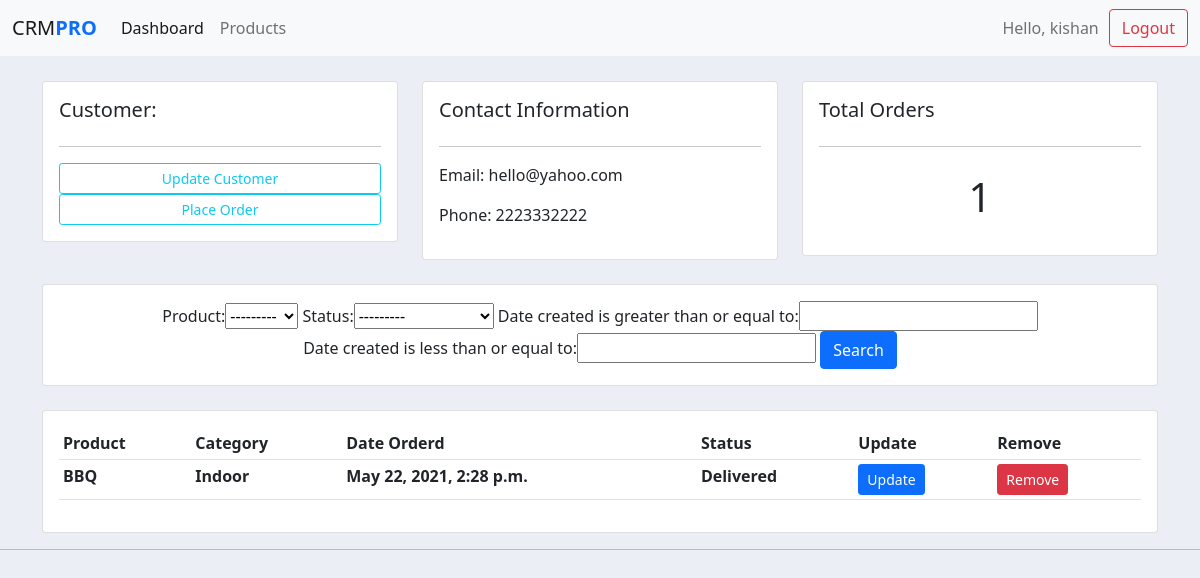
The page /customer/2/ (signed in) on the database its author committed.
### accounts/models.py (models this page shows, shortened)
class Customer(models.Model):
    name = models.CharField(max_length=200, null=True)
    phone = models.CharField(max_length=200, null=True)
    email = models.CharField(max_length=200, null=True)
    date_created = models.DateTimeField(auto_now_add=True, null=True)

class Order(models.Model):
    STATUS = (
        ('Pending', 'Pending'),
		('Out for delivery', 'Out for delivery'),
		('Delivered', 'Delivered'),
    )
    customer = models.ForeignKey(Customer, null=True, on_delete=models.SET_NULL)
    product = models.ForeignKey(Product, null=True, on_delete=models.SET_NULL)
    date_created = models.DateTimeField(auto_now_add=True, null=True)
    status = models.CharField(max_length=200, null=True, choices=STATUS)

class Product(models.Model):
    CATEGORY = (
		('Indoor', 'Indoor'),
		('Out Door', 'Out Door'),
	)
    name = models.CharField(max_length=200, null=True)
    price = models.FloatField(null=True)
    category = models.CharField(max_length=200, null=True, choices=CATEGORY)
    description = models.CharField(max_length=200, null=True)
    date_created = models.DateTimeField(auto_now_add=True, null=True)
    tags = models.ManyToManyField(Tag)
    def __str__(self):
        return self.name

### accounts/decorators.py (the view)
        def wrapper_func(request, *args, **kwargs):
            group = None
            if request.user.groups.exists():
                group = request.user.groups.all()[0].name
            if group in allowed_roles:
                return view_func(request, *args, **kwargs)
            else:
                return HttpResponse('<h1 style="text-align: center;">Un-Authorized</h1>')

### accounts/views.py (called while the page is built)
@login_required(login_url='login')
@allowed_users(allowed_roles=['admin'])
def customer(request, pk_test):
    customer = Customer.objects.get(id=pk_test)
    orders = customer.order_set.all()
    orders_count = orders.count()
    if request.method == 'GET':
        myFilter = OrderFilter(request.GET, queryset=orders)
        orders = myFilter.qs
    context = {
        'customer' : customer,
        'orders' : orders,
        'orders_count' : orders_count,
        'myFilter':myFilter,
    }
    return render(request,'accounts/customer.html',context)

### accounts/templates/accounts/customer.html
{% extends 'accounts/main.html' %}
{% block content %}
<br>
<div class="row">
	<div class="col-md">
		<div class="card card-body">
			<h5>Customer:</h5>
			<hr>
			<a class="btn btn-outline-info  btn-sm btn-block" href="">Update Customer</a>
			<a class="btn btn-outline-info  btn-sm btn-block" href="{% url 'create_order' customer.id %}">Place Order</a>
		</div>
	</div>
	<div class="col-md">
		<div class="card card-body">
			<h5>Contact Information</h5>
			<hr>
			<p>Email: {{ customer.email }} </p>
			<p>Phone: {{ customer.phone }} </p>
		</div>
	</div>
	<div class="col-md">
		<div class="card card-body">
			<h5>Total Orders</h5>
			<hr>
			<h1 style="text-align: center;padding: 10px">{{ orders_count }}</h1>
		</div>
	</div>
</div>
<br>
<div class="row">
	<div class="col">
		<div class="card text-center card-body">
			<form method="get">
				{{myFilter.form}}
		    <button class="btn btn-primary" type="submit">Search</button>
		  </form>
		</div>
	</div>
</div>
<br>
<div class="row">
	<div class="col-md">
		<div class="card card-body table-responsive">
			<table class="table table-sm" >
				<tr>
					<th>Product</th>
					<th>Category</th>
					<th>Date Orderd</th>
					<th>Status</th>
					<th>Update</th>
					<th>Remove</th>
				</tr>
				{% for i in orders %}
					<tr>
						<th>{{ i.product }}</th>
						<th>{{ i.product.category }}</th>
						<th>{{ i.date_created }}</th>
						<th>{{ i.status }}</th>
						<th><a class="btn btn-sm btn-primary" href="{% url 'update_order' i.id %}">Update</a> </th>
						<th><a class="btn btn-sm btn-danger" href="{% url 'delete_order' i.id %}">Remove</a></th>
					</tr>
				{% endfor %}
			</table>
		</div>
	</div>
</div>
{% endblock %}

### accounts/templates/accounts/navbar.html (shortened to what this page needs)
<nav class="navbar fixed-top navbar-expand-lg navbar-light bg-light">
    <div class="container-fluid">
      <a class="navbar-brand" href="#">CRM<span class="text-primary fw-bold">PRO</span></a>
      <div class="collapse navbar-collapse" id="navbarSupportedContent">
        <ul class="navbar-nav me-auto mb-2 mb-lg-0">
          <li class="nav-item">
            <a class="nav-link active" aria-current="page" href="{% url 'home' %}">Dashboard</a>
          </li>
          <li class="nav-item">
            <a class="nav-link" href="{% url 'products' %}">Products</a>
          </li>
        </ul>
          <p class="nav navbar-text " style = "margin-right: 10px ;">Hello, {{request.user}}</p>
          <a class="btn btn-outline-danger" href="{% url 'logout' %}">Logout</a>
          </div>
  </nav>

### static/css/main.css (style rules this page uses)
body { background-color: #ebeff5; }

### rows shown on the page
Customer: email "hello@yahoo.com", phone "2223332222"
Order: product "BBQ", product.category "Indoor", date_created "May 22, 2021, 2:28 p.m.", status "Delivered"

### other values the page prints
{{ request.user }} "kishan"
{{ orders_count }} "1"
